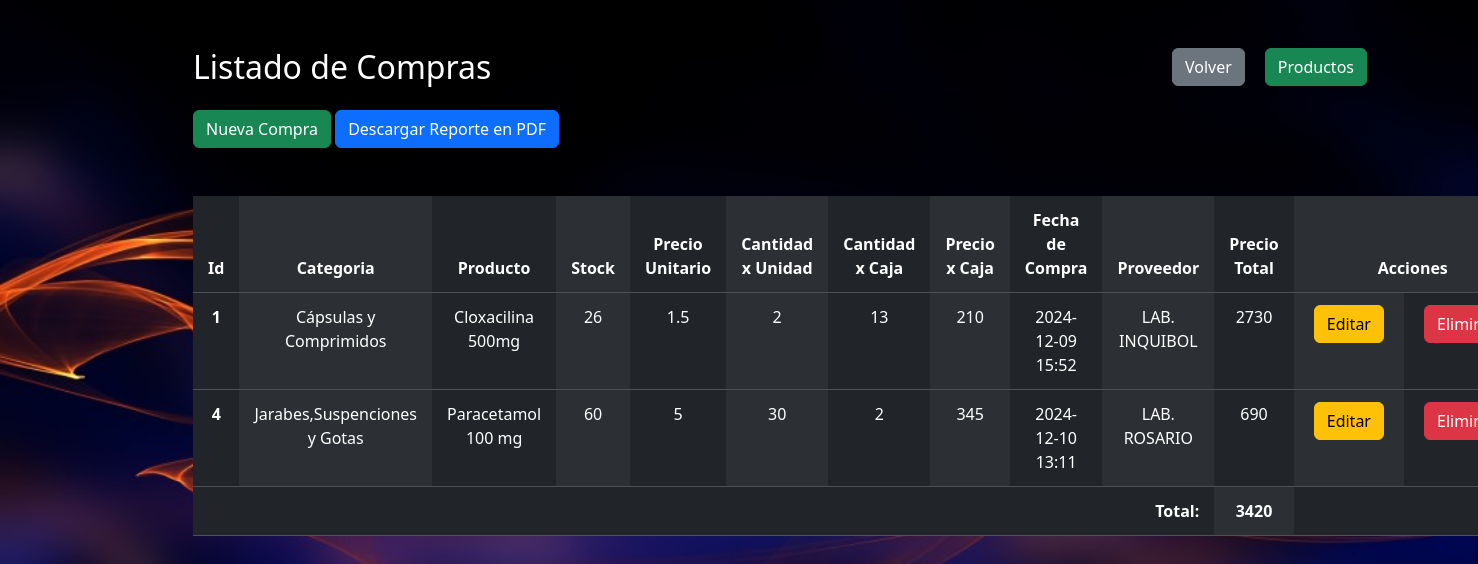
The app's page /compras with its own data.
### tables this page shows
CREATE TABLE compra(
    cod_com INTEGER PRIMARY KEY AUTOINCREMENT,
    id_pro INTEGER NOT NULL, 
    stock INTEGER NOT NULL,
    cantidad_unidad INTEGER NOT NULL,
    cantidad_caja INTEGER NOT NULL,
    precio_caja INTEGER NOT NULL,
    fecha_compra TEXT NOT NULL,
    cod_prov INTEGER NOT NULL,
    FOREIGN KEY (id_pro) REFERENCES producto (id_pro),
    FOREIGN KEY (cod_prov) REFERENCES proveedores (cod_prov)
    );

### app.py (the view)
@app.route("/compras")
def compras():
    conn = sqlite3.connect("sistema_farmacia.db")
    conn.row_factory = sqlite3.Row
    cursor = conn.cursor()
    cursor.execute("""
        SELECT compra.cod_com, producto.nombre_pro, producto.precio_unitario, compra.stock, compra.cantidad_unidad, compra.cantidad_caja, compra.precio_caja, compra.fecha_compra, proveedores.nombre_prov, categoria.nombre_cate
        FROM compra
        JOIN producto ON compra.id_pro = producto.id_pro
        JOIN proveedores ON compra.cod_prov = proveedores.cod_prov
        LEFT JOIN categoria ON producto.cod_cate = categoria.cod_cate
        GROUP BY compra.cod_com
    """)
    compras = cursor.fetchall()
    cursor.execute("SELECT SUM(compra.precio_caja * compra.cantidad_caja) AS suma_total FROM compra")
    suma_total = cursor.fetchone()[0] or 0
    conn.close()
    return render_template('compras/listar_compras.html', compras=compras, suma_total=suma_total)

### templates/compras/listar_compras.html (shortened to what this page needs)
<!doctype html>
<html lang="es">
<head>
    <link href="https://cdn.jsdelivr.net/npm/bootstrap@5.3.3/dist/css/bootstrap.min.css" rel="stylesheet">
    <link rel="stylesheet" href="{{ url_for('static', filename='css/estilos_registro_usuario.css') }}">
    <link rel="stylesheet" href="https://cdnjs.cloudflare.com/ajax/libs/sweetalert/2.1.2/sweetalert.min.css">
</head>
<body>
    <div class="container mt-5">
        <a href="/productos" class="btn btn-success volver">Productos</a>
        <a href="/admin/dashboard" class="btn btn-secondary volver">Volver</a>
        <div class="row justify-content-center">
            <div class="col-12 col-md-10">
                <h2>Listado de Compras</h2>
                <a href="/compras/nuevo" class="btn btn-success mt-3">Nueva Compra</a>
                <a href="/compras/pdf" class="btn btn-primary mt-3">Descargar Reporte en PDF</a>
                <table class="table table-hover table-dark table-striped-columns mt-5 table-custom">
                    <thead>
                        <tr>
                            <th scope="col">Id</th>
                            <th scope="col">Categoria</th>
                            <th scope="col">Producto</th>
                            <th scope="col">Stock</th>
                            <th scope="col">Precio Unitario</th>
                            <th scope="col">Cantidad x Unidad</th>
                            <th scope="col">Cantidad x Caja</th>
                            <th scope="col">Precio x Caja</th>
                            <th scope="col">Fecha de Compra</th>
                            <th scope="col">Proveedor</th>
                            <th scope="col">Precio Total</th>
                            <th colspan="2">Acciones</th>
                        </tr>
                    </thead>
                    <tbody>
                        {% for item in compras %}
                        <tr>
                            <th scope="row">{{item['cod_com']}}</th>
                            <td>{{item['nombre_cate']}}</td>
                            <td>{{item['nombre_pro']}}</td>
                            <td>{{item['stock']}}</td>
                            <td>{{item['precio_unitario']}}</td>
                            <td>{{item['cantidad_unidad']}}</td>
                            <td>{{item['cantidad_caja']}}</td>
                            <td>{{item['precio_caja']}}</td>
                            <td>{{item['fecha_compra']}}</td>
                            <td>{{item['nombre_prov']}}</td>
                            <td>{{ item['precio_caja'] * item['cantidad_caja'] }} </td>
                            <td><a href="/compras/editar/{{item['cod_com']}}" class="btn btn-warning">Editar</a></td>
                            <td><a href="/compras/eliminar/{{item['cod_com']}}" class="btn btn-danger" onclick="mostrarMensajeEliminado()">Eliminar</a></td>
                        </tr>
                        {% endfor %}
                    </tbody>
                    <tfoot>
                        <tr>
                            <td colspan="10" class="text-end"><strong>Total:</strong></td>
                            <td><strong>{{ suma_total }}</strong></td>
                            <td colspan="2"></td>
                        </tr>
                    </tfoot>
                </table>
            </div>
        </div>
    </div>
</body>
</html>

### static/css/estilos_registro_usuario.css (style rules this page uses)
body { padding-top: 0px; background-image: url('../imagenes/fondo_login.jpg'); background-size: cover; background-repeat: no-repeat; background-position: center; height:750px; color:#ffffff; }
.volver { float: right; margin-right: 20px; }
.table-custom { width: 100%; margin: 0 auto; background-color: #5a96d2; }
.table-custom thead { background-color: #007bff; color: #ffffff; }
.table-custom tbody tr:nth-child(even) { background-color: #e9ecef; }
.table-custom th, .table-custom td { padding: 12px 15px; text-align: center; word-wrap: break-word; }
.table-custom .btn { margin: 0 5px; }

### records on screen
compra: cod_com "1", nombre_cate "Cápsulas y Comprimidos", nombre_pro "Cloxacilina 500mg", stock "26", precio_unitario "1.5", cantidad_unidad "2", cantidad_caja "13", precio_caja "210", fecha_compra "2024-12-09 15:52", nombre_prov "LAB. INQUIBOL", item['precio_caja']*item['cantidad_caja'] "2730"
compra: cod_com "4", nombre_cate "Jarabes,Suspenciones y Gotas", nombre_pro "Paracetamol 100 mg", stock "60", precio_unitario "5", cantidad_unidad "30", cantidad_caja "2", precio_caja "345", fecha_compra "2024-12-10 13:11", nombre_prov "LAB. ROSARIO", item['precio_caja']*item['cantidad_caja'] "690"

### other values on screen
{{ suma_total }} "3420"
